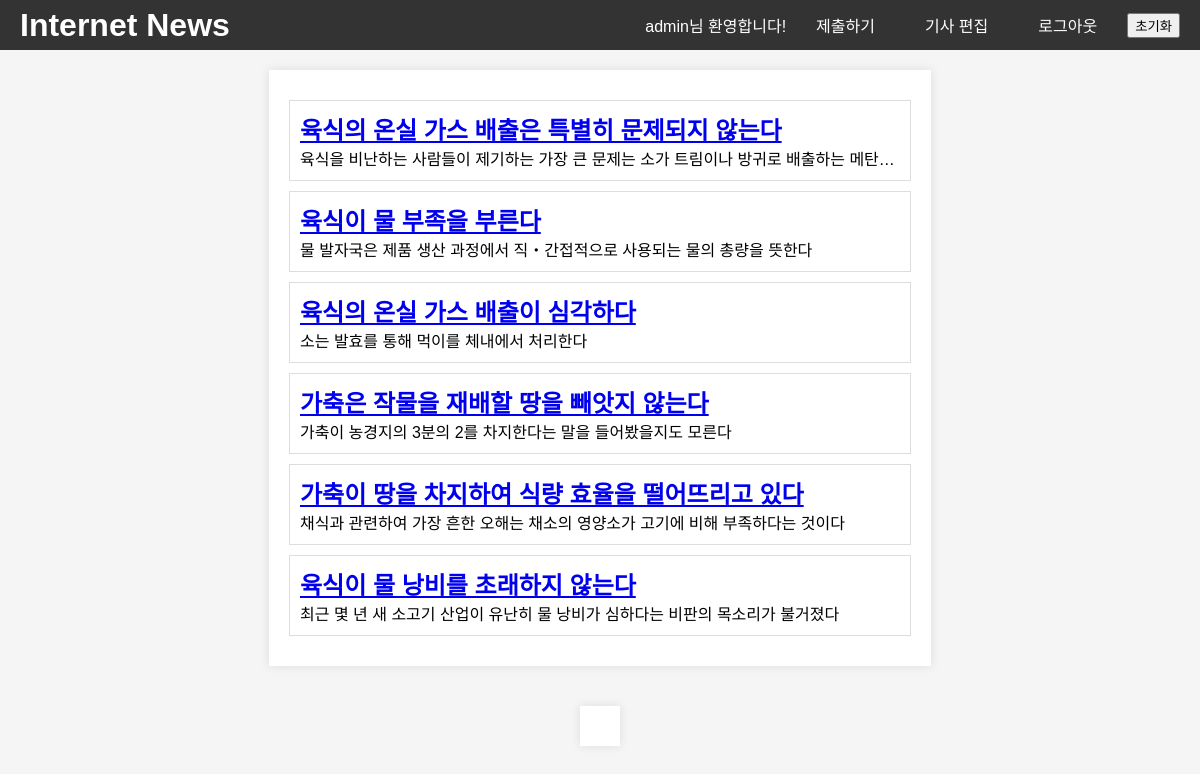
The app's page /index (signed in) with its own data.
### app.py (models this page shows, shortened)
class User(db.Model):
    id = db.Column(db.Integer, primary_key=True)
    username = db.Column(db.String(255), nullable=False, unique=True)
    password = db.Column(db.String(255), nullable=False)
    article_order = db.Column(db.String(255), nullable=True)
    def get_article_order(self):
        return json.loads(self.article_order)

class Article(db.Model):
    id = db.Column(db.Integer, primary_key=True)
    title = db.Column(db.String(100), nullable=False)
    content = db.Column(db.Text, nullable=False)
    author_name = db.Column(db.String(100))  # 저자 이름
    author_occupation = db.Column(db.String(100))  # 저자 직업
    author_email = db.Column(db.String(100))  # 저자 이메일
    author_description = db.Column(db.Text)  # 저자 설명
    display_on_index = db.Column(db.Boolean, default=False)
    ratings = db.relationship('Rating', backref='article', lazy=True)

### app.py (the view)
@app.route('/index')
def index():
    user = User.query.get(session['user_id'])
    display_article_ids = [article.id for article in Article.query.filter_by(display_on_index=True).all()]
    if user.article_order is None or set(user.get_article_order()) != set(display_article_ids):
        random.shuffle(display_article_ids)
        user.set_article_order(display_article_ids)
        db.session.commit()
    articles = [Article.query.get(id) for id in user.get_article_order()[:6]]
    return render_template('index.html', articles=articles)

### templates/index.html (shortened to what this page needs)
<!DOCTYPE html>
<html lang="en">
<head>
    <link rel="stylesheet" type="text/css" href="/static/styles.css">
</head>
<body>
    <header>
        <h1>Internet News</h1>
        <div>
            {% if session['user_name'] %}
            <p>{{ session['user_name'] }}님 환영합니다!</p>
            <a href="{{ url_for('end_page') }}">제출하기</a>
            {% if session['user_name'] == 'admin' %}
                <a href="{{ url_for('edit_article') }}">기사 편집</a>
                <a href="{{ url_for('login') }}">로그아웃</a>
                <button onclick="confirmRefresh()">초기화</button>
            {% endif %}
        {% else %}
            <a href="{{ url_for('login') }}">로그인</a>
        {% endif %}
        </div>
    </header>
    <div class="container">
        {% for article in articles %}
            <div class="article">
                <a href="{{ url_for('article', article_id=article.id) }}">
                    <h2>{{ article.title }}</h2>
                </a>
                <p>{{ article.content.split('.')[0] }}</p>
            </div>
        {% endfor %}
    </div>
    <div class="memo-container" id="memoContainer"></div>
</body>
</html>

### static/styles.css (style rules this page uses)
body, h1, h2, p { margin: 0; padding: 0; }
body { font-family: Arial, sans-serif; background-color: #f5f5f5; }
header { background-color: #333; color: #fff; padding: 10px; text-align: center; }
.container { max-width: 80%; margin: 20px auto; padding: 20px; background-color: #fff; box-shadow: 0 0 10px rgba(0, 0, 0, 0.1); margin-top: 70px; }
.article { width: 600px; border: 1px solid #ddd; padding: 10px; margin: 10px 0; cursor: pointer; }
.article h2 { font-size: 24px; margin: 0; }
.article p { font-size: 16px; margin: 0; text-overflow: ellipsis; white-space: nowrap; overflow: hidden; }
.memo-container { max-width: 865px; margin: 20px auto; padding: 20px; background-color: #fff; box-shadow: 0 0 10px rgba(0, 0, 0, 0.1); }

### templates/index.html (style rules this page uses)
body { display: flex; flex-direction: column; align-items: center; }
header { width: 100%; position: fixed; top: 0; z-index: 100; display: flex; justify-content: space-between; align-items: center; height: 50px; padding: 0 20px; box-sizing: border-box; }
header a { display: inline-block; padding: 10px 20px; background-color: #333; color: #fff; text-decoration: none; border-radius: 5px; transition: background-color 0.3s; }
header div { display: flex; align-items: center; gap: 10px; }
.container p { white-space: nowrap; overflow: hidden; text-overflow: ellipsis; }

### records on screen
User: user_name "admin"
Article: title "육식의 온실 가스 배출은 특별히 문제되지 않는다", content "육식을 비난하는 사람들이 제기하는 가장 큰 문제는 소가 트림이나 방귀로 배출하는 메탄…"
Article: title "육식이 물 부족을 부른다", content "물 발자국은 제품 생산 과정에서 직‧간접적으로 사용되는 물의 총량을 뜻한다"
Article: title "육식의 온실 가스 배출이 심각하다", content "소는 발효를 통해 먹이를 체내에서 처리한다"
Article: title "가축은 작물을 재배할 땅을 빼앗지 않는다", content "가축이 농경지의 3분의 2를 차지한다는 말을 들어봤을지도 모른다"
Article: title "가축이 땅을 차지하여 식량 효율을 떨어뜨리고 있다", content "채식과 관련하여 가장 흔한 오해는 채소의 영양소가 고기에 비해 부족하다는 것이다"
Article: title "육식이 물 낭비를 초래하지 않는다", content "최근 몇 년 새 소고기 산업이 유난히 물 낭비가 심하다는 비판의 목소리가 불거졌다"
